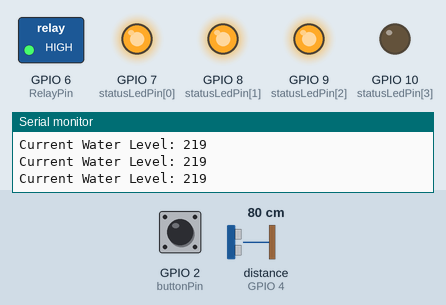
Simulated run of this program. Board: ESP8266 (NodeMCU). Parts: switched loads named in the program (green lamp = pin HIGH), output pins drawn as LEDs (lit = HIGH), the last lines printed to the serial monitor. The test bench sets the inputs (shaded band); at power-on: distance to the obstacle (sensor on GPIO 4) 80 cm, GPIO 2 (buttonPin) LOW. The echo pulse lasts 58.3 µs per cm.

Above: at 1.2 s.
1.3 s: distance to the obstacle (sensor on GPIO 4) set to 68 cm
At 2.5 s:
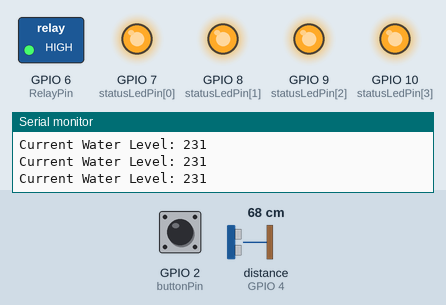
2.8 s: distance to the obstacle (sensor on GPIO 4) set to 33 cm
5.8 s: distance to the obstacle (sensor on GPIO 4) set to 27 cm
At 6.8 s:
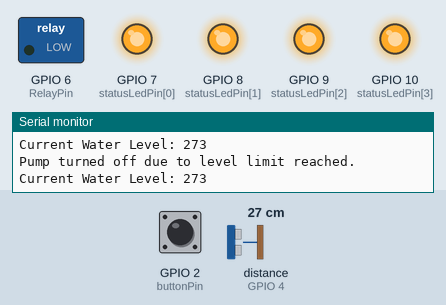
7.3 s: distance to the obstacle (sensor on GPIO 4) set to 250 cm
At 8.3 s:
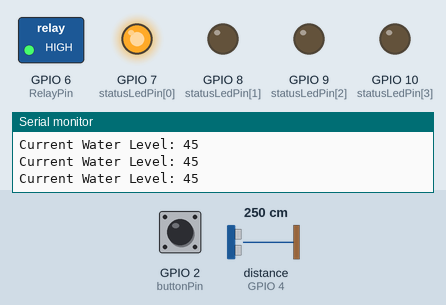
8.8 s: distance to the obstacle (sensor on GPIO 4) set to 289 cm
10.3 s: distance to the obstacle (sensor on GPIO 4) set to 298 cm
At 10.9 s:
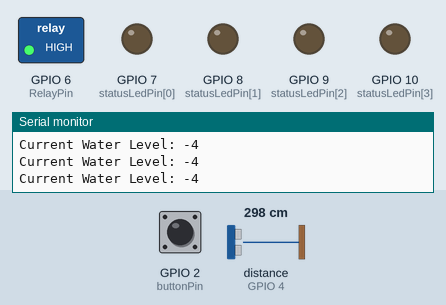
Timing chart, 0 to 12.8 s (numbered marks = the images above; inputs shaded):
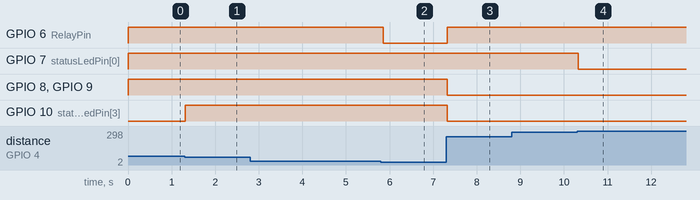

The program:

main.cpp
```cpp
#include <Arduino.h>
#include <NewPing.h>

#define TRIGGER_PIN 5
#define ECHO_PIN 4
const uint8_t statusLedPin[4] = {7, 8, 9, 10};
NewPing sensor(TRIGGER_PIN, ECHO_PIN, 300);
const int RelayPin = 6;
int buttonPin = 2;

#define TANK_HEIGHT 300
int levelToFill = 30; // Distance from sensor to water when tank is full
int currentDistance = 0;

unsigned long lastDebounceTime = 0;
unsigned long debounceDelay = 1000;
bool pumpOn = false;
bool lastPumpState = false;
void displayTankLevel()
{
  int level = TANK_HEIGHT - currentDistance; // Convert distance to level
  for (int i = 0; i < 4; i++)
  {
    if (level > i * 75)
    { // Adjusted for correct level display
      digitalWrite(statusLedPin[i], HIGH);
    }
    else
    {
      digitalWrite(statusLedPin[i], LOW);
    }
  }
  Serial.print("Current Water Level: ");
  Serial.println(level);
}

void checkPumpStatus()
{
  if (currentDistance <= levelToFill)
  {
    pumpOn = false;
    digitalWrite(RelayPin, LOW);
    Serial.println("Pump turned off due to level limit reached.");
  }
  else
  {
    pumpOn = true;
  }
}

void setup()
{
  Serial.begin(9600);
  pinMode(RelayPin, OUTPUT);
  for (int i = 0; i < 4; i++)
  {
    pinMode(statusLedPin[i], OUTPUT);
    digitalWrite(statusLedPin[i], LOW);
  }
  pinMode(buttonPin, INPUT);
  digitalWrite(RelayPin, LOW);
  Serial.println("Setup complete.");
}

void loop()
{
  int buttonState = digitalRead(buttonPin);
  unsigned long currentTime = millis();

  currentDistance = sensor.ping_cm();
  displayTankLevel();
  checkPumpStatus();

  // Update the relay only if the pump state has changed
  if (pumpOn != lastPumpState)
  {
    digitalWrite(RelayPin, pumpOn ? HIGH : LOW);
    lastPumpState = pumpOn; // Update the last pump state
  }
}
```

Measured:
- the behaviour switches between 74 and 73 cm on distance to the obstacle (sensor on GPIO 4) (found by bisection; images 0 and 1)
- the behaviour switches between 31 and 30 cm on distance to the obstacle (sensor on GPIO 4) (found by bisection; images 1 and 2)
- the behaviour switches between 293 and 294 cm on distance to the obstacle (sensor on GPIO 4) (found by bisection; images 3 and 4)
- after the input at 1.3 s, GPIO 10 (statusLedPin[3]): LOW → HIGH at once
- after the input at 5.8 s, GPIO 6 (RelayPin): HIGH → LOW after 0.05 s
- after the input at 7.3 s, GPIO 6 (RelayPin): LOW → HIGH at once; GPIO 8 (statusLedPin[1]), GPIO 9 (statusLedPin[2]), GPIO 10 (statusLedPin[3]): HIGH → LOW at once
- after the input at 10.3 s, GPIO 7 (statusLedPin[0]): HIGH → LOW at once
